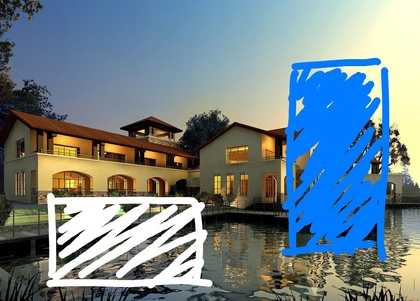
%> input picture CV_Assignment_3/resource/image-with-noise-4mosaic-1.jpg, 420 x 301 px, shrunk from 1024 x 733 before the run
$ octave assignment_3_q1_q2.m   (GNU Octave 9; MATLAB toolbox functions it lacks are replaced by stand-ins)
%> lines starting %> are read from the running program, lines starting %| are printed output that depends on the picture
% [6 lines of commented-out code are left out]
img1 = './resource/image-with-noise-4mosaic-1.jpg';
img2 = './resource/image-with-noise-4mosaic-2.jpg';

image_1 = imread(img1);
%> image_1 is the input picture: size 301x420x3 uint8; mean R, G, B 114.5, 132.9, 141.5
image_2 = imread(img2);
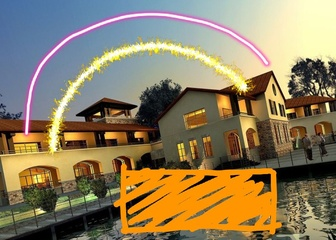
%> input picture CV_Assignment_3/resource/image-with-noise-4mosaic-2.jpg, 336 x 240 px, shrunk from 820 x 586 before the run
%> image_2 is the input picture: size 240x336x3 uint8; mean R, G, B 142, 126.5, 95.8

% [ans1, ans2] = mosaic(image_1,image_2,'manual',4);
% [ans1, ans2] = mosaic(image_1,image_2,'vlfeat');
[ans1, ans2] = mosaic(image_1,image_2,'ransac',30,0.8,10000);
% [11 lines not run here, left out]
function [homography, warpping_image] = mosaic(image_1, image_2, func, manual_selected_pts_num, ransac_threshold, max_loop)
%> called with func = 'ransac', manual_selected_pts_num = 30, ransac_threshold = 0.8, max_loop = 10000
    % Judge the parameter
    if ~exist('manual_selected_pts_num', 'var') || isempty(manual_selected_pts_num)
        manual_selected_pts_num= 4;
    end
    if ~exist('ransac_threshold', 'var') || isempty(ransac_threshold)
        ransac_threshold= 0.1;
    end
    if ~exist('max_loop', 'var') || isempty(max_loop)
        max_loop= 10000;
    end
    if strcmp(func, 'vlfeat') || strcmp(func, 'ransac')
        I1 = single(rgb2gray(image_1)) ;
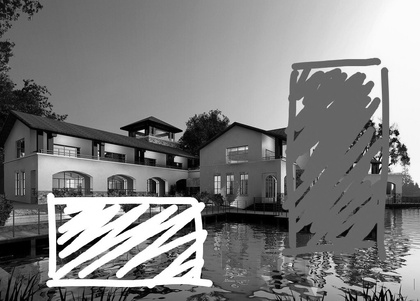
%> I1: size 301x420 single; min 0, max 255, mean 128.4
        I2 = single(rgb2gray(image_2)) ;
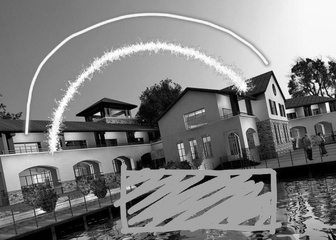
%> I2: size 240x336 single; min 0, max 254, mean 127.6
%> (the run ends here)
